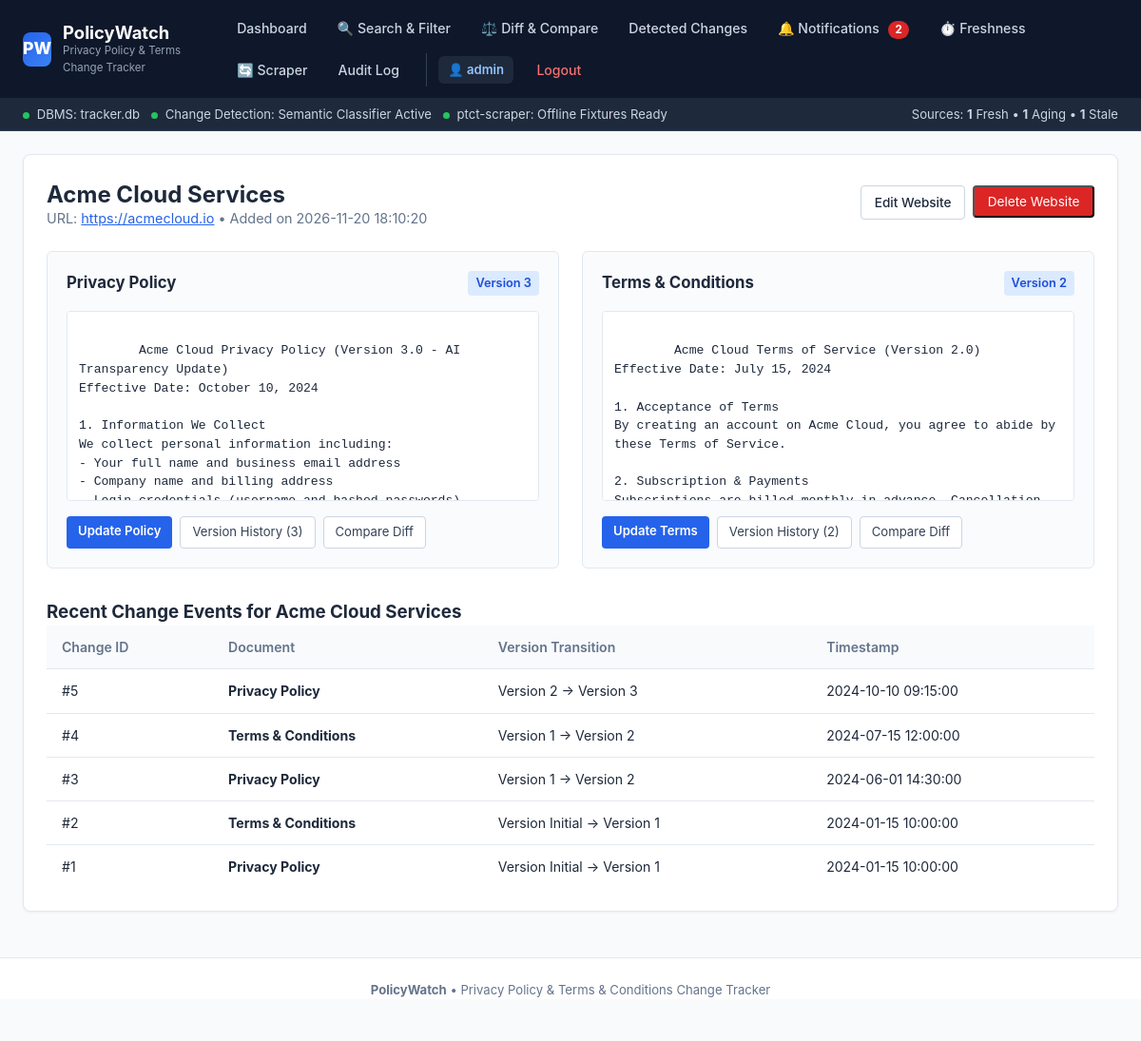
The app's page /websites/1 (signed in) with its own data.
### tables this page shows
CREATE TABLE Users (
    user_id INTEGER PRIMARY KEY AUTOINCREMENT,
    username TEXT NOT NULL UNIQUE COLLATE NOCASE,
    email TEXT NOT NULL UNIQUE COLLATE NOCASE,
    password TEXT NOT NULL,
    created_at TIMESTAMP DEFAULT CURRENT_TIMESTAMP
);

CREATE TABLE Websites (
    website_id INTEGER PRIMARY KEY AUTOINCREMENT,
    user_id INTEGER NOT NULL,
    website_name TEXT NOT NULL,
    website_url TEXT NOT NULL,
    created_at TIMESTAMP DEFAULT CURRENT_TIMESTAMP,
    FOREIGN KEY (user_id) REFERENCES Users(user_id) ON DELETE CASCADE
);

CREATE TABLE PrivacyPolicies (
    policy_id INTEGER PRIMARY KEY AUTOINCREMENT,
    website_id INTEGER NOT NULL,
    policy_content TEXT NOT NULL,
    version INTEGER NOT NULL,
    updated_at TIMESTAMP DEFAULT CURRENT_TIMESTAMP,
    FOREIGN KEY (website_id) REFERENCES Websites(website_id) ON DELETE CASCADE
);

CREATE TABLE TermsConditions (
    terms_id INTEGER PRIMARY KEY AUTOINCREMENT,
    website_id INTEGER NOT NULL,
    terms_content TEXT NOT NULL,
    version INTEGER NOT NULL,
    updated_at TIMESTAMP DEFAULT CURRENT_TIMESTAMP,
    FOREIGN KEY (website_id) REFERENCES Websites(website_id) ON DELETE CASCADE
);

CREATE TABLE ChangeHistory (
    change_id INTEGER PRIMARY KEY AUTOINCREMENT,
    website_id INTEGER NOT NULL,
    change_type TEXT NOT NULL CHECK(change_type IN ('Privacy Policy', 'Terms & Conditions')),
    old_version INTEGER,
    new_version INTEGER NOT NULL,
    change_date TIMESTAMP DEFAULT CURRENT_TIMESTAMP,
    summary TEXT,
    category TEXT DEFAULT 'general',
    severity TEXT DEFAULT 'moderate',
    reasons TEXT,
    review_status TEXT DEFAULT 'unreviewed',
    reviewed_by TEXT,
    review_notes TEXT,
    diff_json TEXT,
    FOREIGN KEY (website_id) REFERENCES Websites(website_id) ON DELETE CASCADE
);

### models/app.py (the view)
@app.route('/websites/<int:website_id>')
@login_required
def website_details(website_id):
    user_id = session['user_id']
    website = db.get_website_by_id(website_id, user_id)
    if not website:
        flash("Website not found or access denied.", "error")
        return redirect(url_for('dashboard'))
    current_policy = db.get_latest_privacy_policy(website_id)
    current_terms = db.get_latest_terms_conditions(website_id)
    policy_history = db.get_privacy_policy_history(website_id)
    terms_history = db.get_terms_history(website_id)
    change_history = db.get_change_history_for_website(website_id)
    snapshots = db.get_recent_snapshots(website_id=website_id, limit=5)
    return render_template(
        'website_details.html',
        website=website,
        current_policy=current_policy,
        current_terms=current_terms,
        policy_history=policy_history,
        terms_history=terms_history,
        change_history=change_history,
        snapshots=snapshots
    )

### templates/website_details.html (shortened to what this page needs)
{% extends 'base.html' %}
{% block content %}
<div class="card">
  <div style="display: flex; justify-content: space-between; align-items: start; flex-wrap: wrap;">
    <div>
      <h2>{{ website.website_name }}</h2>
      <p style="color: #64748b; font-size: 0.9rem; margin-top: -0.25rem;">
        URL: <a href="{{ website.website_url }}" target="_blank" style="color: #2563eb;">{{ website.website_url }}</a>
        &bull; Added on {{ website.created_at }}
      </p>
    </div>
    <div style="display: flex; gap: 0.5rem; margin-top: 0.5rem;">
      <a href="{{ url_for('edit_website', website_id=website.website_id) }}" style="display: inline-block; background: white; border: 1px solid #cbd5e1; padding: 0.45rem 0.85rem; border-radius: 4px; text-decoration: none; color: #1e293b; font-size: 0.85rem; font-weight: 500;">Edit Website</a>
      <form method="POST" action="{{ url_for('delete_website', website_id=website.website_id) }}" onsubmit="return confirm('Are you sure you want to delete this website? All policies, terms, and change records will be deleted.');" style="display: inline;">
        <button type="submit" style="background: #dc2626; color: white; margin: 0; padding: 0.45rem 0.85rem; border-radius: 4px; font-size: 0.85rem;">Delete Website</button>
      </form>
    </div>
  </div>
  <div style="display: grid; grid-template-columns: 1fr 1fr; gap: 1.5rem; margin-top: 1.5rem;">
    <div style="border: 1px solid #e2e8f0; border-radius: 6px; padding: 1.25rem; background: #fafbfc;">
      <div style="display: flex; justify-content: space-between; align-items: center;">
        <h3 style="margin: 0; font-size: 1.05rem;">Privacy Policy</h3>
        {% if current_policy %}
          <span style="background: #dbeafe; color: #1d4ed8; padding: 0.2rem 0.5rem; border-radius: 4px; font-size: 0.8rem; font-weight: 600;">Version {{ current_policy.version }}</span>
        {% else %}
          <span style="color: #94a3b8; font-size: 0.8rem;">Not configured</span>
        {% endif %}
      </div>
      <div style="margin: 1rem 0; max-height: 200px; overflow-y: auto; background: white; border: 1px solid #e2e8f0; border-radius: 4px; padding: 0.75rem; font-size: 0.82rem; font-family: monospace; white-space: pre-wrap;">
        {% if current_policy %}{{ current_policy.policy_content }}{% else %}<em>No Privacy Policy content recorded.</em>{% endif %}
      </div>
      <div style="display: flex; gap: 0.5rem; flex-wrap: wrap;">
        <a href="{{ url_for('update_privacy_policy', website_id=website.website_id) }}" style="display: inline-block; background: #2563eb; color: white; padding: 0.4rem 0.75rem; border-radius: 4px; text-decoration: none; font-size: 0.82rem; font-weight: 600;">Update Policy</a>
        <a href="{{ url_for('privacy_history', website_id=website.website_id) }}" style="display: inline-block; background: white; border: 1px solid #cbd5e1; padding: 0.4rem 0.75rem; border-radius: 4px; text-decoration: none; color: #334155; font-size: 0.82rem;">Version History ({{ policy_history|length }})</a>
        {% if policy_history|length >= 2 %}
          <a href="{{ url_for('compare_versions', website_id=website.website_id) }}?type=policy" style="display: inline-block; background: white; border: 1px solid #cbd5e1; padding: 0.4rem 0.75rem; border-radius: 4px; text-decoration: none; color: #334155; font-size: 0.82rem;">Compare Diff</a>
        {% endif %}
      </div>
    </div>
    <div style="border: 1px solid #e2e8f0; border-radius: 6px; padding: 1.25rem; background: #fafbfc;">
      <div style="display: flex; justify-content: space-between; align-items: center;">
        <h3 style="margin: 0; font-size: 1.05rem;">Terms &amp; Conditions</h3>
        {% if current_terms %}
          <span style="background: #dbeafe; color: #1d4ed8; padding: 0.2rem 0.5rem; border-radius: 4px; font-size: 0.8rem; font-weight: 600;">Version {{ current_terms.version }}</span>
        {% else %}
          <span style="color: #94a3b8; font-size: 0.8rem;">Not configured</span>
        {% endif %}
      </div>
      <div style="margin: 1rem 0; max-height: 200px; overflow-y: auto; background: white; border: 1px solid #e2e8f0; border-radius: 4px; padding: 0.75rem; font-size: 0.82rem; font-family: monospace; white-space: pre-wrap;">
        {% if current_terms %}{{ current_terms.terms_content }}{% else %}<em>No Terms &amp; Conditions content recorded.</em>{% endif %}
      </div>
      <div style="display: flex; gap: 0.5rem; flex-wrap: wrap;">
        <a href="{{ url_for('update_terms_conditions', website_id=website.website_id) }}" style="display: inline-block; background: #2563eb; color: white; padding: 0.4rem 0.75rem; border-radius: 4px; text-decoration: none; font-size: 0.82rem; font-weight: 600;">Update Terms</a>
        <a href="{{ url_for('terms_history', website_id=website.website_id) }}" style="display: inline-block; background: white; border: 1px solid #cbd5e1; padding: 0.4rem 0.75rem; border-radius: 4px; text-decoration: none; color: #334155; font-size: 0.82rem;">Version History ({{ terms_history|length }})</a>
        {% if terms_history|length >= 2 %}
          <a href="{{ url_for('compare_versions', website_id=website.website_id) }}?type=terms" style="display: inline-block; background: white; border: 1px solid #cbd5e1; padding: 0.4rem 0.75rem; border-radius: 4px; text-decoration: none; color: #334155; font-size: 0.82rem;">Compare Diff</a>
        {% endif %}
      </div>
    </div>
  </div>
  <h3 style="margin-top: 2rem;">Recent Change Events for {{ website.website_name }}</h3>
  {% if change_history %}
    <table>
      <thead>
        <tr>
          <th>Change ID</th>
          <th>Document</th>
          <th>Version Transition</th>
          <th>Timestamp</th>
        </tr>
      </thead>
      <tbody>
        {% for ch in change_history %}
          <tr>
            <td>#{{ ch.change_id }}</td>
            <td><strong>{{ ch.change_type }}</strong></td>
            <td>Version {{ ch.old_version or 'Initial' }} &rarr; Version {{ ch.new_version }}</td>
            <td>{{ ch.change_date }}</td>
          </tr>
        {% endfor %}
      </tbody>
    </table>
  {% else %}
    <p style="color: #64748b; font-size: 0.9rem;">No change history records yet.</p>
  {% endif %}
</div>
{% endblock %}

### templates/base.html (shortened to what this page needs)
<!DOCTYPE html>
<html lang="en">
<head>
</head>
<body>
  <header>
    <div class="header-container">
      <a href="{{ url_for('dashboard' if current_user else 'index') }}" class="brand-link">
        <div class="brand-logo">PW</div>
        <div>
          <div class="brand-title">PolicyWatch</div>
          <div class="brand-subtitle">Privacy Policy &amp; Terms Change Tracker</div>
        </div>
      </a>
      <nav class="nav-links">
        {% if current_user %}
          <a href="{{ url_for('dashboard') }}" class="nav-item {% if request.path == '/dashboard' %}active{% endif %}">
            Dashboard
          </a>
          <a href="{{ url_for('search') }}" class="nav-item {% if request.path == '/search' %}active{% endif %}">
            🔍 Search &amp; Filter
          </a>
          <a href="{{ url_for('compare_versions') }}" class="nav-item {% if '/compare' in request.path %}active{% endif %}">
            ⚖️ Diff &amp; Compare
          </a>
          <a href="{{ url_for('changes_list') }}" class="nav-item {% if request.path == '/changes' %}active{% endif %}">
            Detected Changes
          </a>
          <a href="{{ url_for('notifications_hub') }}" class="nav-item {% if request.path == '/notifications' %}active{% endif %}">
            🔔 Notifications
            {% if unread_notifications_count > 0 %}
              <span class="nav-badge">{{ unread_notifications_count }}</span>
            {% endif %}
          </a>
          <a href="{{ url_for('freshness_monitor') }}" class="nav-item {% if request.path == '/freshness' %}active{% endif %}">
            ⏱️ Freshness
          </a>
          <a href="{{ url_for('scraper_hub') }}" class="nav-item {% if request.path == '/scraper' %}active{% endif %}">
            🔄 Scraper
          </a>
          <a href="{{ url_for('all_history') }}" class="nav-item {% if request.path == '/history' %}active{% endif %}">
            Audit Log
          </a>
          <div class="nav-user">
            <a href="{{ url_for('profile') }}" class="user-tag" title="View Profile">
              👤 {{ current_user.username }}
            </a>
            <a href="{{ url_for('logout') }}" class="nav-item" style="color: #f87171;">Logout</a>
          </div>
        {% else %}
          <a href="{{ url_for('index') }}" class="nav-item {% if request.path == '/' %}active{% endif %}">Home</a>
          <a href="{{ url_for('login') }}" class="nav-item {% if request.path == '/login' %}active{% endif %}">Login</a>
          <a href="{{ url_for('register') }}" class="btn btn-primary btn-sm">Register</a>
        {% endif %}
      </nav>
    </div>
  </header>
  {% if current_user %}
  <div class="subnav">
    <div class="subnav-container">
      <div class="status-indicators">
        <span><span class="status-dot dot-green"></span> DBMS: <code>tracker.db</code></span>
        <span><span class="status-dot dot-green"></span> Change Detection: Semantic Classifier Active</span>
        <span><span class="status-dot dot-green"></span> ptct-scraper: Offline Fixtures Ready</span>
      </div>
      <div>
        <span>Sources: <strong>{{ freshness_summary.fresh }}</strong> Fresh &bull; <strong>{{ freshness_summary.aging }}</strong> Aging &bull; <strong>{{ freshness_summary.stale }}</strong> Stale</span>
      </div>
    </div>
  </div>
  {% endif %}
  <main>
    {% block content %}{% endblock %}
  </main>
  <footer>
    <div style="max-width: 1300px; margin: 0 auto; padding: 0 1.5rem;">
      <strong>PolicyWatch</strong> &bull; Privacy Policy &amp; Terms &amp; Conditions Change Tracker
      <br>
      <span style="font-size: 0.75rem; color: var(--text-muted);">
      </span>
    </div>
  </footer>
</body>
</html>

### records on screen
Users: username "admin"
Websites: website_name "Acme Cloud Services", website_url "https://acmecloud.io", created_at "2026-11-20 18:10:20"
PrivacyPolicies: version "3", policy_content "Acme Cloud Privacy Policy (Version 3.0 - AI Transparency Update) Effective Date: October 10, 2024 1. Information We Collect We collect personal information including: - Your full name and business email address - Company name and billing address…"
TermsConditions: version "2", terms_content "Acme Cloud Terms of Service (Version 2.0) Effective Date: July 15, 2024 1. Acceptance of Terms By creating an account on Acme Cloud, you agree to abide by these Terms of Service. 2. Subscription & Payments…"
ChangeHistory: change_id "5", change_type "Privacy Policy", old_version "2", new_version "3", change_date "2024-10-10 09:15:00"
ChangeHistory: change_id "4", change_type "Terms & Conditions", old_version "1", new_version "2", change_date "2024-07-15 12:00:00"
ChangeHistory: change_id "3", change_type "Privacy Policy", old_version "1", new_version "2", change_date "2024-06-01 14:30:00"
ChangeHistory: change_id "2", change_type "Terms & Conditions", old_version "Initial", new_version "1", change_date "2024-01-15 10:00:00"
ChangeHistory: change_id "1", change_type "Privacy Policy", old_version "Initial", new_version "1", change_date "2024-01-15 10:00:00"

### other values on screen
{{ unread_notifications_count }} "2"
{{ freshness_summary.fresh }} "1"
{{ freshness_summary.aging }} "1"
{{ freshness_summary.stale }} "1"
{{ policy_history|length }} "3"
{{ terms_history|length }} "2"
